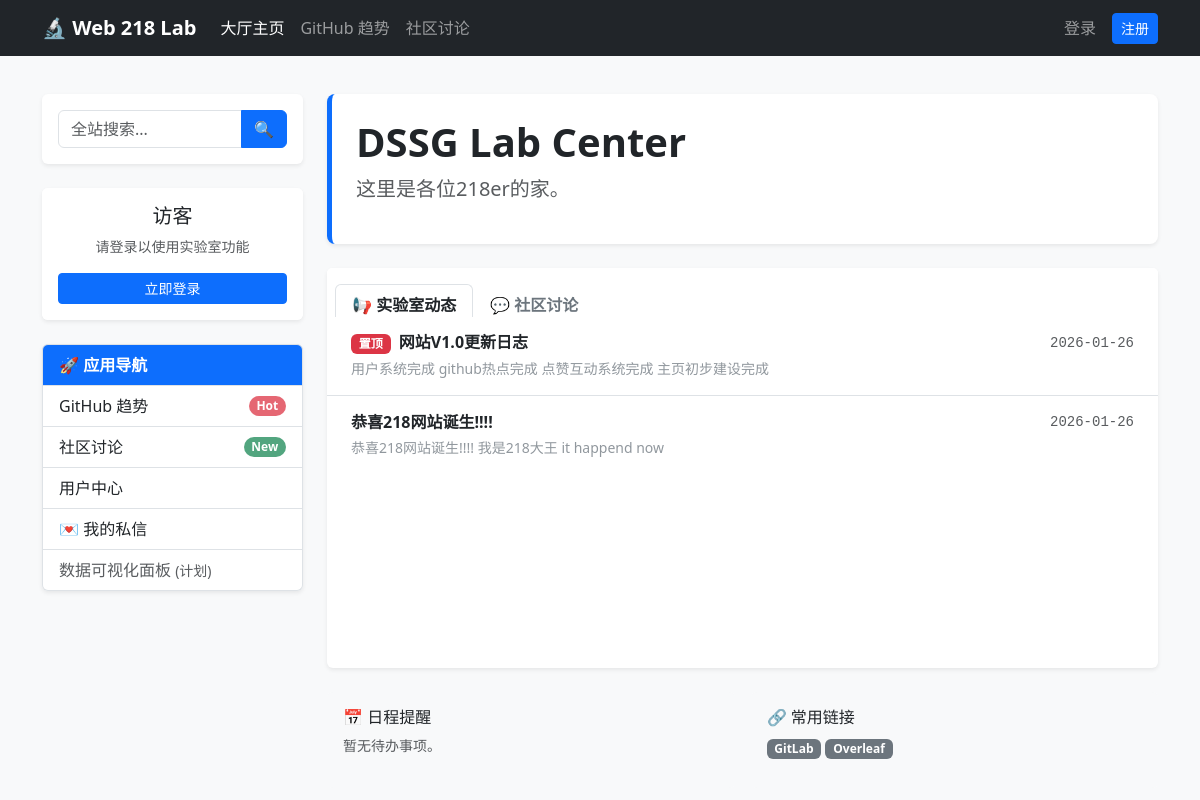
The page / on the database its author committed.
### news/models.py (models this page shows, shortened)
class Announcement(models.Model):
    title = models.CharField('公告标题', max_length=200)
    content = models.TextField('公告内容', help_text="支持 HTML 格式")
    is_top = models.BooleanField('置顶', default=False)
    created_at = models.DateTimeField('发布时间', auto_now_add=True)
    class Meta:
        verbose_name = '实验室公告'
        verbose_name_plural = verbose_name
        ordering = ['-is_top', '-created_at'] # 先看置顶，再看时间倒序

### core/views.py (the view)
# urls.py: path('', views.index, name='index'),
def index(request):
    announcements = Announcement.objects.all().order_by('-is_top', '-created_at')[:5]
    recent_posts = Post.objects.select_related('author').annotate(
        comment_count=Count('comments')
    ).order_by('-created_at')[:6]
    context = {
        'announcements': announcements,
        'recent_posts': recent_posts,
    }
    return render(request, 'index.html', context)

### community/templatetags/community_extras.py (called while the page is built)
@register.filter(name='md_to_text')
@stringfilter
def md_to_text(value):
    if not value:
        return ""
    try:
        html = markdown.markdown(value, extensions=['markdown.extensions.extra'])
        text = strip_tags(html)
        return " ".join(text.split())
    except Exception:
        return value

### notifications/context_processors.py (called while the page is built)
def unread_count(request):
    if request.user.is_authenticated:
        count = Notification.objects.filter(recipient=request.user, is_read=False).count()
        return {'unread_notification_count': count}
    return {}

### templates/index.html (shortened to what this page needs)
{% extends 'base.html' %}
{% load community_extras %}
{% block content %}
<div class="row">
    <div class="col-md-3 mb-4">
        <div class="card shadow-sm mb-4 border-0">
            <div class="card-body p-3">
                <form action="{% url 'haystack_search' %}" method="get">
                    <div class="input-group">
                        <input type="text" name="q" class="form-control" placeholder="全站搜索..." required>
                        <button class="btn btn-primary" type="submit">🔍</button>
                    </div>
                </form>
            </div>
        </div>
        <div class="card shadow-sm mb-4 border-0">
            <div class="card-body text-center bg-white rounded">
                {% if user.is_authenticated %}
                    <div class="mb-2">
                        {% if user.avatar %}
                            <img src="{{ user.avatar.url }}"
                            class="rounded-circle shadow-sm"
                            style="width: 80px; height: 80px; object-fit: cover; aspect-ratio: 1 / 1;">
                        {% else %}
                            <div class="display-4 text-secondary">👤</div>
                        {% endif %}
                    </div>
                    <h5 class="card-title text-truncate">{{ user.nickname|default:user.username }}</h5>
                    <p class="card-text text-muted small text-truncate">{{ user.email }}</p>
                    <a href="{% url 'user_app:profile' %}" class="btn btn-sm btn-outline-secondary w-100">编辑档案</a>
                {% else %}
                    <h5 class="card-title">访客</h5>
                    <p class="small text-muted">请登录以使用实验室功能</p>
                    <a href="{% url 'user_app:login' %}" class="btn btn-sm btn-primary w-100">立即登录</a>
                {% endif %}
            </div>
        </div>
        <div class="list-group shadow-sm border-0 collapse d-md-block" id="sidebarMenu">
            <div class="list-group-item bg-primary text-white fw-bold">
                🚀 应用导航
            </div>
            <a href="{% url 'Github_trend:index' %}" class="list-group-item list-group-item-action d-flex justify-content-between align-items-center">
                <span>GitHub 趋势</span>
                <span class="badge bg-danger bg-opacity-75 rounded-pill">Hot</span>
            </a>
            <a href="{% url 'community:post_list' %}" class="list-group-item list-group-item-action d-flex justify-content-between align-items-center">
                <span>社区讨论</span>
                <span class="badge bg-success bg-opacity-75 rounded-pill">New</span>
            </a>
            <a href="{% url 'user_app:profile' %}" class="list-group-item list-group-item-action">
                用户中心
            </a>
            <a href="{% url 'direct_messages:inbox' %}" class="list-group-item list-group-item-action d-flex justify-content-between align-items-center">
                <span>💌 我的私信</span>
            </a>
            <a href="#" class="list-group-item list-group-item-action disabled text-muted">
                数据可视化面板 <small>(计划)</small>
            </a>
        </div>
    </div>
    <div class="col-md-9">
        <div class="p-4 mb-4 bg-white rounded-3 shadow-sm border-start border-5 border-primary">
            <h1 class="display-6 fw-bold text-dark">DSSG Lab Center</h1>
            <p class="col-md-8 fs-5 text-muted">这里是各位218er的家。</p>
        </div>
        <div class="card shadow-sm border-0 mb-4" style="min-height: 400px;">
            <div class="card-header bg-white border-bottom-0 pt-3 pb-0 px-3">
                <ul class="nav nav-tabs card-header-tabs" id="homeTabs" role="tablist">
                    <li class="nav-item" role="presentation">
                        <button class="nav-link active fw-bold text-dark" id="news-tab" data-bs-toggle="tab" data-bs-target="#news-panel" type="button" role="tab">
                            📢 实验室动态
                        </button>
                    </li>
                    <li class="nav-item" role="presentation">
                        <button class="nav-link fw-bold text-secondary" id="community-tab" data-bs-toggle="tab" data-bs-target="#community-panel" type="button" role="tab">
                            💬 社区讨论
                        </button>
                    </li>
                </ul>
            </div>
            <div class="card-body p-0">
                <div class="tab-content" id="homeTabsContent">
                    <div class="tab-pane fade show active" id="news-panel" role="tabpanel">
                        <div class="list-group list-group-flush">
                            {% for news in announcements %}
                            <div class="list-group-item border-start-0 border-end-0 py-3 px-4">
                                <div class="d-flex justify-content-between align-items-center mb-1">
                                    <h6 class="mb-0 text-truncate" style="max-width: 80%;">
                                        {% if news.is_top %}
                                            <span class="badge bg-danger me-1">置顶</span>
                                        {% endif %}
                                        <span class="fw-bold text-dark">{{ news.title }}</span>
                                    </h6>
                                    <small class="text-muted font-monospace">{{ news.created_at|date:"Y-m-d" }}</small>
                                </div>
                                <p class="text-secondary small mb-0 text-truncate opacity-75">
                                    {{ news.content|striptags }}
                                </p>
                            </div>
                            {% empty %}
                            <div class="text-center py-5 text-muted">
                                <div class="fs-1 mb-2">📯</div>
                                <p class="mb-0">暂无公告发布</p>
                            </div>
                            {% endfor %}
                        </div>
                    </div>
                </div>
            </div>
        </div>
        <div class="row g-3">
            <div class="col-md-6">
                <div class="card bg-light border-0 h-100">
                    <div class="card-body">
                        <h6>📅 日程提醒</h6>
                        <p class="small text-muted">暂无待办事项。</p>
                    </div>
                </div>
            </div>
            <div class="col-md-6">
                <div class="card bg-light border-0 h-100">
                    <div class="card-body">
                        <h6>🔗 常用链接</h6>
                        <a href="#" class="badge bg-secondary text-decoration-none">GitLab</a>
                        <a href="#" class="badge bg-secondary text-decoration-none">Overleaf</a>
                    </div>
                </div>
            </div>
        </div>
    </div>
</div>
{% endblock %}

### templates/base.html (style rules this page uses)
body { padding-top: 70px; }

### rows shown on the page
Announcement: is_top "置顶", title "网站V1.0更新日志", created_at "2026-01-26", content "用户系统完成 github热点完成 点赞互动系统完成 主页初步建设完成"
Announcement: title "恭喜218网站诞生!!!!", created_at "2026-01-26", content "恭喜218网站诞生!!!! 我是218大王 it happend now"
